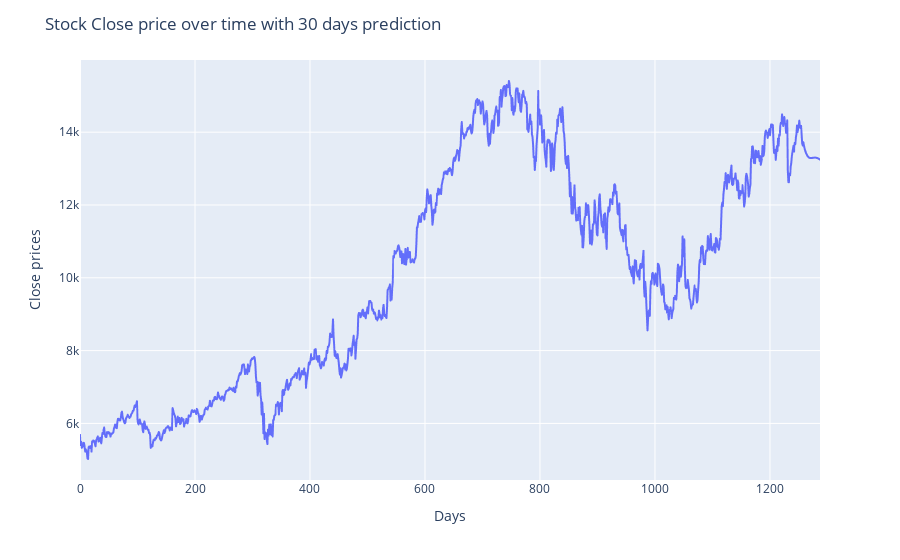

Notebook code for this chart:
### Code cell
df3=scaler.inverse_transform(df3).tolist()

fig=px.line(scaler.inverse_transform(df3),labels={'value': 'Stock price','index': 'Timestamp'})
fig.update_layout(xaxis_title="Days",
                  yaxis_title='Close prices',
                  title="Stock Close price over time with 30 days prediction")
fig.update_traces(showlegend=False)

fig.show()

### Figure 1 — Plotly figure (JSON) as saved in the notebook; plotly's stock layout.template omitted (floating-point values rounded to 4 significant figures; data arrays with more than 128 entries replaced by an {"elided": "..."} marker saying what was removed)
{"data": [{"hovertemplate": "variable=0<br>Timestamp=%{x}<br>Stock price=%{y}<extra></extra>", "legendgroup": "0", "line": {"color": "#636efa", "dash": "solid"}, "marker": {"symbol": "circle"}, "mode": "lines", "name": "0", "showlegend": false, "type": "scattergl", "x": {"elided": "1288 int values"}, "xaxis": "x", "y": {"elided": "1288 float values"}, "yaxis": "y"}], "layout": {"legend": {"title": {"text": "variable"}, "tracegroupgap": 0}, "margin": {"t": 60}, "title": {"text": "Stock Close price over time with 30 days prediction"}, "xaxis": {"anchor": "y", "domain": [0, 1], "title": {"text": "Days"}}, "yaxis": {"anchor": "x", "domain": [0, 1], "title": {"text": "Close prices"}}}}
